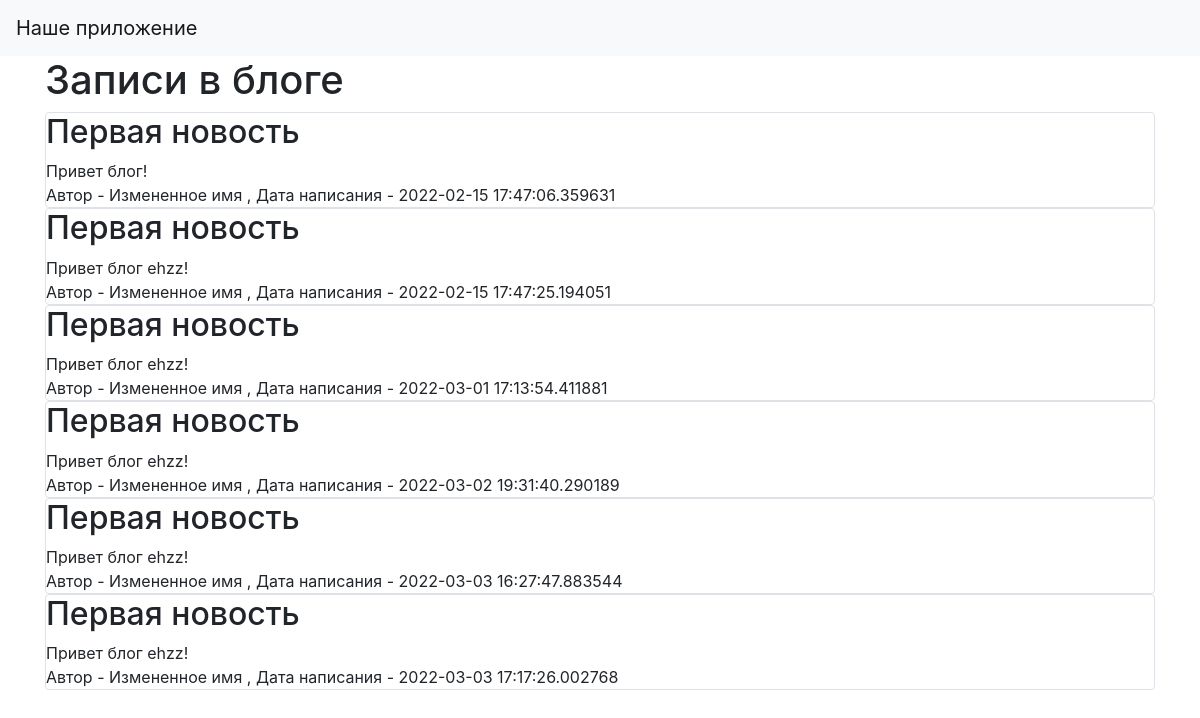
The page / on the database its author committed.
### data/news.py (models this page shows)
class News(SqlAlchemyBase):
    __tablename__ = 'news'
    id = sqlalchemy.Column(sqlalchemy.Integer,
                           primary_key=True, autoincrement=True)
    title = sqlalchemy.Column(sqlalchemy.String, nullable=True)
    content = sqlalchemy.Column(sqlalchemy.String, nullable=True)
    created_date = sqlalchemy.Column(sqlalchemy.DateTime,
                                     default=datetime.datetime.now)
    is_private = sqlalchemy.Column(sqlalchemy.Boolean, default=True)
    user_id = sqlalchemy.Column(sqlalchemy.Integer,
                                sqlalchemy.ForeignKey("users.id"))
    user = orm.relation('User')

### data/users.py (models this page shows, shortened)
class User(SqlAlchemyBase):
    __tablename__ = 'users'
    id = sqlalchemy.Column(sqlalchemy.Integer,
                           primary_key=True, autoincrement=True)
    name = sqlalchemy.Column(sqlalchemy.String, nullable=True)
    about = sqlalchemy.Column(sqlalchemy.String, nullable=True)
    email = sqlalchemy.Column(sqlalchemy.String,
                              index=True, unique=True, nullable=True)
    hashed_password = sqlalchemy.Column(sqlalchemy.String, nullable=True)
    created_date = sqlalchemy.Column(sqlalchemy.DateTime,
                                     default=datetime.datetime.now)
    news = orm.relation("News", back_populates='user')

### main.py (the view)
@app.route("/")
def index():
    db_sess = db_session.create_session()
    news = db_sess.query(News).filter(News.is_private != True)
    return render_template("index.html", news=news)

### data/db_session.py (called while the page is built)
def create_session() -> Session:
    global __factory
    return __factory()

### templates/index.html
{% extends "base.html" %}
{% block content %}
<h1>Записи в блоге</h1>
{% for item in news%}
<div class="col-md6 border rounded">
    <h2>{{item.title}}</h2>
    <div>
        {{item.content}}
    </div>
    <div>
        Автор - {{item.user.name}}, Дата написания - {{item.created_date}}
    </div>
</div>
{% endfor %}
{% endblock %}

### templates/base.html (shortened to what this page needs)
<!doctype html>
<html lang="en">
<head>
    <link rel="stylesheet"
          href="https://stackpath.bootstrapcdn.com/bootstrap/4.4.1/css/bootstrap.min.css"
>
</head>
<body>
<header>
    <nav class="navbar navbar-light bg-light">
        <a class="navbar-brand" href="#">Наше приложение</a>
    </nav>
</header>
<main role="main" class="container">
    {% block content %}{% endblock %}
</main>
</body>
</html>

### rows shown on the page
News: title "Первая новость", content "Привет блог!", user.name "Измененное имя", created_date "2022-02-15 17:47:06.359631"
News: title "Первая новость", content "Привет блог ehzz!", user.name "Измененное имя", created_date "2022-02-15 17:47:25.194051"
News: title "Первая новость", content "Привет блог ehzz!", user.name "Измененное имя", created_date "2022-03-01 17:13:54.411881"
News: title "Первая новость", content "Привет блог ehzz!", user.name "Измененное имя", created_date "2022-03-02 19:31:40.290189"
News: title "Первая новость", content "Привет блог ehzz!", user.name "Измененное имя", created_date "2022-03-03 16:27:47.883544"
News: title "Первая новость", content "Привет блог ehzz!", user.name "Измененное имя", created_date "2022-03-03 17:17:26.002768"
